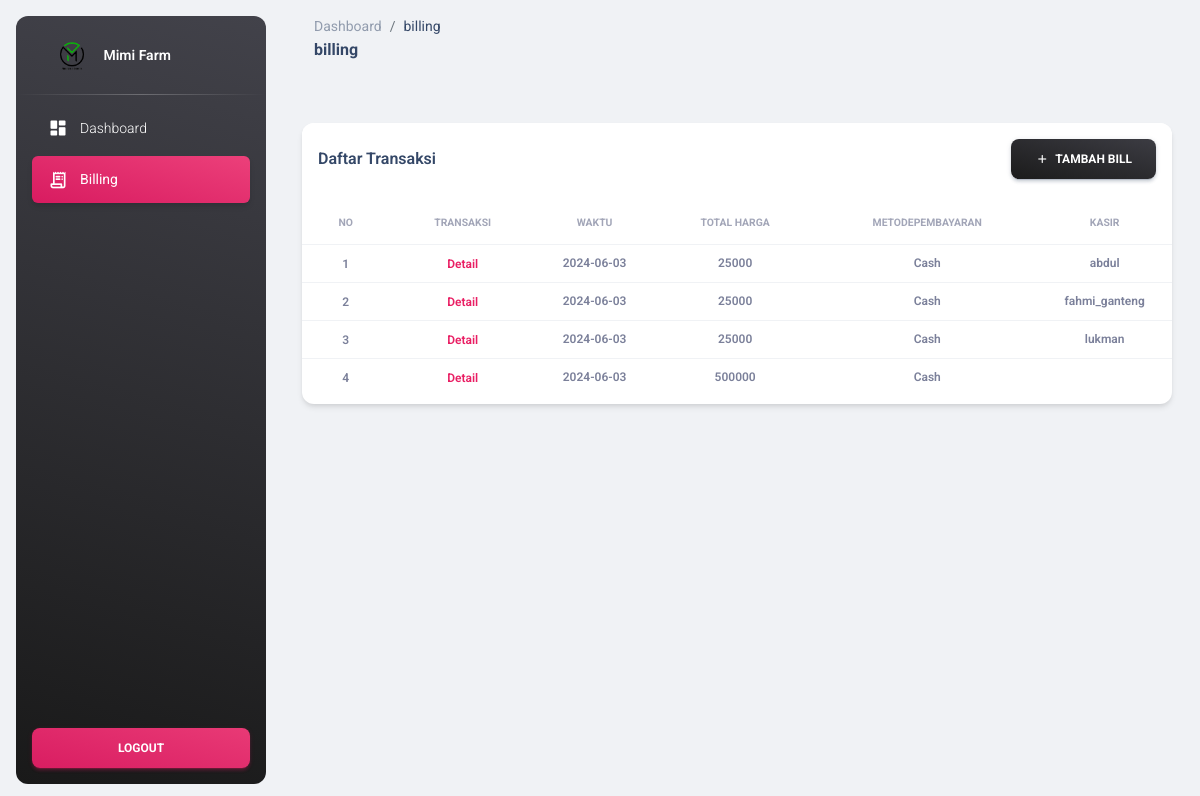
The app's page /kasir/billing.php (signed in) with its own data.
### tables this page shows
CREATE TABLE `order_header` (
  `waktu` date NOT NULL,
  `id_order_header` int(11) NOT NULL,
  `id_metode_pembayaran` varchar(30) NOT NULL,
  `kasir` int(11) NOT NULL,
  `total_harga` int(11) NOT NULL,
  `bayar` int(11) NOT NULL,
  `nama_customer` varchar(30) NOT NULL,
  `jenis_order` varchar(30) NOT NULL
);

CREATE TABLE `metode_pembayaran` (
  `id_metode_pembayaran` int(3) NOT NULL,
  `nama_metode_pembayaran` varchar(20) NOT NULL,
  `keterangan_metode_pembayaran` varchar(50) NOT NULL
);

CREATE TABLE `user` (
  `username` varchar(30) NOT NULL,
  `nama_user` varchar(30) NOT NULL,
  `password` varchar(30) NOT NULL,
  `id_role` int(1) NOT NULL
);

### koneksi.php (called while the page is built, shortened)
<?php
    $base_url = "http://localhost/mimifarm/";
?>

### kasir/billing.php (the view, shortened to what this page needs)
<?php
include("../koneksi.php");
include('header.php'); ?>
<body class="g-sidenav-show  bg-gray-200">
    <?php include('sidebar.php'); ?>
    <main class="main-content position-relative max-height-vh-100 h-100 border-radius-lg ">
        <?php include('navbar.php'); ?>
        <div class="container-fluid py-4">
            <div class="row">
                <div class="col-12">
                    <div class="card my-4 mx-3">
                        <div class="card-header pb-0 p-3">
                            <div class="row">
                                <div class="col-6 d-flex align-items-center">
                                    <h6 class="mb-0">Daftar Transaksi</h6>
                                </div>
                                <div class="col-6 text-end">
                                    <a href="<?= $base_url . 'kasir/tambah_bill.php'; ?>" class="btn bg-gradient-dark mb-0" href="javascript:;"><i class="material-icons text-sm">add</i>&nbsp;&nbsp;Tambah Bill</a>
                                </div>
                            </div>
                        </div>
                        <div class="card-body px-0 pb-2">
                            <div class="table-responsive p-0">
                                <table class="table align-items-center mb-0">
                                    <thead>
                                        <tr>
                                            <th class="text-center text-uppercase text-secondary text-xxs font-weight-bolder opacity-7">No</th>
                                            <th class="text-center text-uppercase text-secondary text-xxs font-weight-bolder opacity-7">Transaksi</th>
                                            <th class="text-center text-uppercase text-secondary text-xxs font-weight-bolder opacity-7">Waktu</th>
                                            <th class="text-center text-uppercase text-secondary text-xxs font-weight-bolder opacity-7">Total Harga</th>
                                            <th class="text-center text-uppercase text-secondary text-xxs font-weight-bolder opacity-7">MetodePembayaran</th>
                                            <th class="text-center text-uppercase text-secondary text-xxs font-weight-bolder opacity-7">Kasir</th>
                                        </tr>
                                    </thead>
                                    <tbody>
                                        <?php
                                        $query = "SELECT order_header.*, metode_pembayaran.*, user.* FROM order_header
                                        LEFT JOIN metode_pembayaran ON order_header.id_metode_pembayaran = metode_pembayaran.id_metode_pembayaran
                                        LEFT JOIN user ON user.username = order_header.kasir
                                        ";
                                        $result = mysqli_query($conn, $query);
                                        $bills = array();
                                        while ($row = mysqli_fetch_array($result)) {
                                            $bills[] = $row;
                                        }
                                        $i = 1;
                                        foreach ($bills as $bill) {
                                        ?>
                                            <tr>
                                                <td class="align-middle text-center text-sm">
                                                    <span class="text-secondary text-xs font-weight-bold"><?= $i; ?></span>
                                                </td>
                                                <td class="align-middle text-center text-sm">
                                                    <a class="text-xs font-weight-bold mb-0 text-primary" target="_blank" href="<?= $base_url . 'kasir/detail_bill.php?id=' . $bill['id_order_header']; ?>">Detail</a>
                                                </td>
                                                <td class="align-middle text-center text-sm">
                                                    <p class="text-xs font-weight-bold mb-0"><?= $bill['waktu'] ?></p>
                                                </td>
                                                <td class="align-middle text-center text-sm">
                                                    <p class="text-xs font-weight-bold mb-0"><?= $bill['total_harga'] ?></p>
                                                </td>
                                                <td class="align-middle text-center text-sm">
                                                    <p class="text-xs font-weight-bold mb-0"><?= $bill['nama_metode_pembayaran'] ?></p>
                                                </td>
                                                <td class="align-middle text-center text-sm">
                                                    <p class="text-xs font-weight-bold mb-0"><?= $bill['username'] ?></p>
                                                </td>
                                            </tr>
                                        <?php $i++;
                                        }
                                        ?>
                                    </tbody>
                                </table>
                            </div>
                        </div>
                    </div>
                </div>
            </div>
        </div>
    </main>
</body>

### records on screen
order_header: waktu "2024-06-03", total_harga "25000", id_metode_pembayaran.nama_metode_pembayaran "Cash", user.username "abdul", user.username "fahmi_ganteng", user.username "lukman"
order_header: waktu "2024-06-03", total_harga "500000", id_metode_pembayaran.nama_metode_pembayaran "Cash"

### other values on screen
$title "billing"
